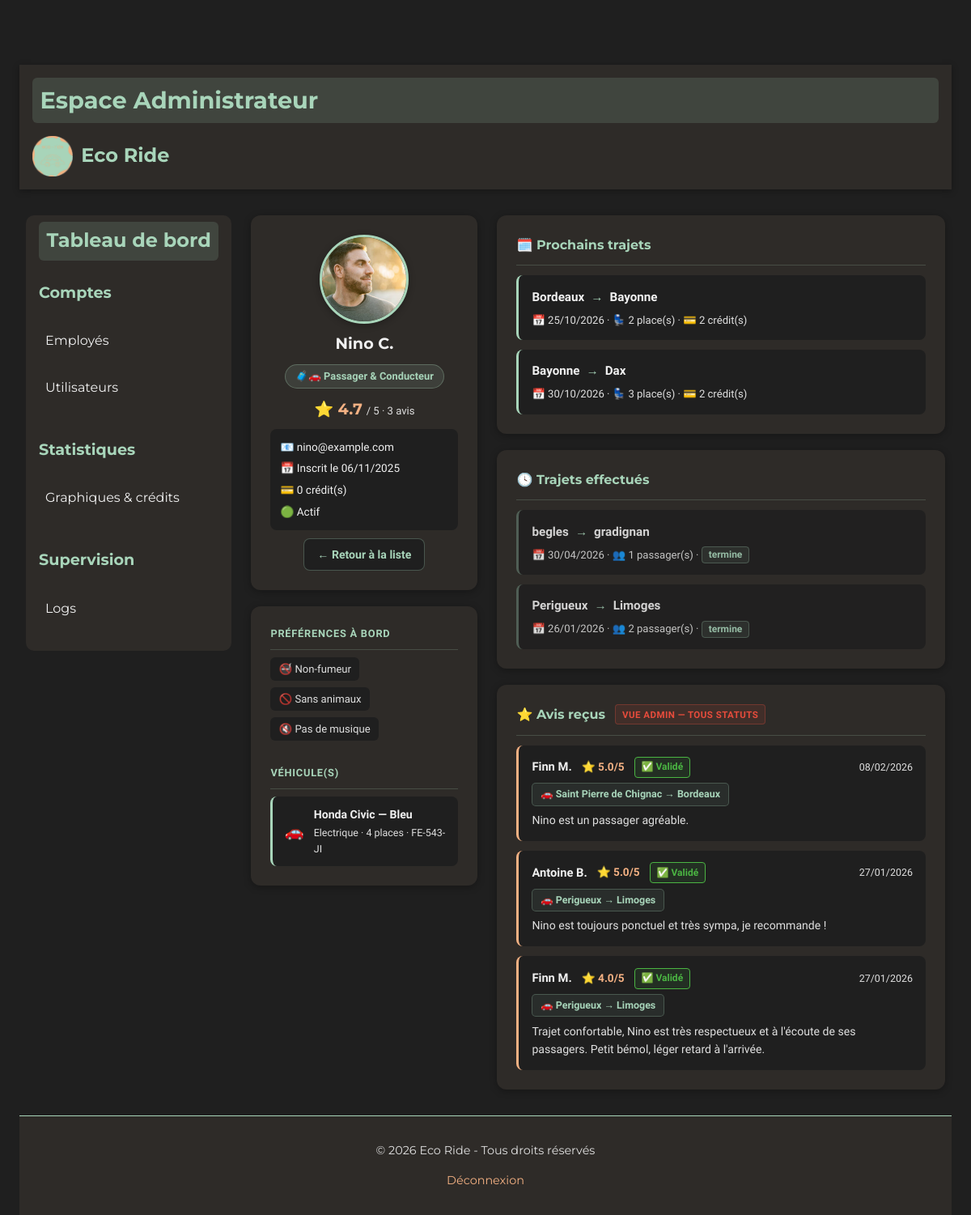
Page /PROJET/ADMIN/ADM-user-profil.php?id=1 (signed in) on the earlier database version.
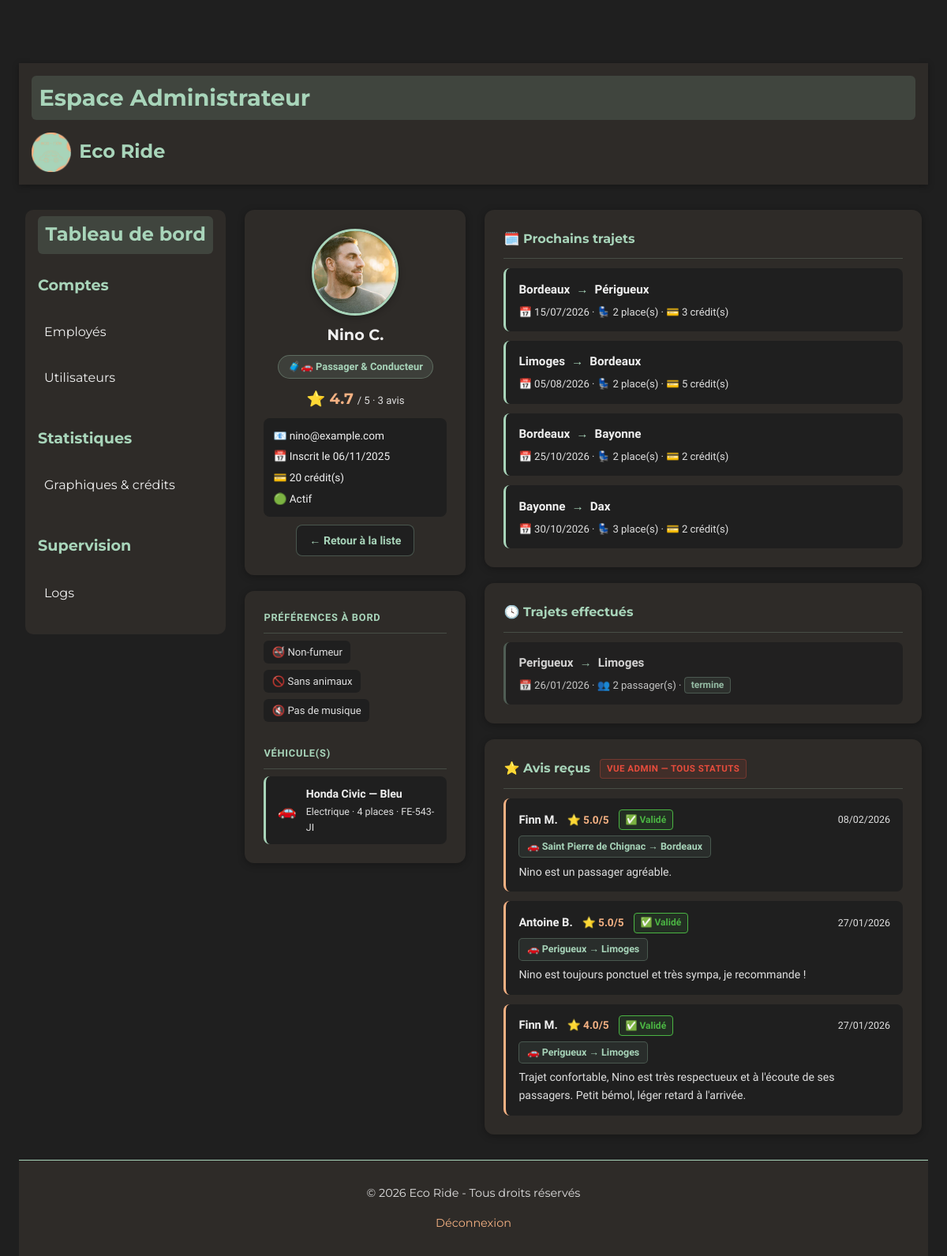
Same page on the later database version.
### tables this page shows
CREATE TABLE `utilisateurs` (
  `id` int(11) NOT NULL,
  `nom` varchar(100) NOT NULL,
  `prenom` varchar(100) NOT NULL,
  `email` varchar(150) DEFAULT NULL,
  `mot_de_passe` varchar(255) NOT NULL,
  `role` enum('passager','conducteur','passager-conducteur') NOT NULL,
  `date_naissance` date DEFAULT NULL,
  `bio` text DEFAULT NULL,
  `date_inscription` datetime DEFAULT current_timestamp(),
  `photo` varchar(255) DEFAULT 'default.jpg',
  `driver_completed` tinyint(1) DEFAULT 0,
  `profile_completed` tinyint(1) DEFAULT 0,
  `suspendu` tinyint(1) NOT NULL DEFAULT 0
);

CREATE TABLE `vehicules` (
  `vehicule_id` int(11) NOT NULL,
  `id_utilisateur` int(11) NOT NULL,
  `plaque` varchar(20) NOT NULL,
  `date_premiere_immat` date DEFAULT NULL,
  `marque` varchar(50) DEFAULT NULL,
  `modele` varchar(50) DEFAULT NULL,
  `couleur` varchar(50) DEFAULT NULL,
  `carburant` varchar(50) DEFAULT NULL,
  `places` int(11) DEFAULT 4,
  `animaux_acceptes` enum('oui','non') DEFAULT 'non',
  `fumeur` enum('oui','non') DEFAULT 'non',
  `musique` varchar(50) DEFAULT NULL
);

CREATE TABLE `trajets` (
  `id` int(11) NOT NULL,
  `id_conducteur` int(11) NOT NULL,
  `depart` varchar(255) NOT NULL,
  `arrivee` varchar(255) NOT NULL,
  `etapes` text DEFAULT NULL,
  `commentaire` text DEFAULT NULL,
  `date_depart` date NOT NULL,
  `heure_depart` time NOT NULL,
  `heure_arrivee` time DEFAULT NULL,
  `vehicule_id` int(11) DEFAULT NULL,
  `places_disponibles` int(11) DEFAULT 1,
  `prix` int(11) NOT NULL DEFAULT 2,
  `statut` enum('publie','complet','annule','termine','en_cours') DEFAULT 'publie'
);

CREATE TABLE `avis` (
  `id` int(11) NOT NULL,
  `id_trajet` int(11) NOT NULL,
  `id_auteur` int(11) NOT NULL,
  `id_destinataire` int(11) NOT NULL,
  `note` decimal(2,1) DEFAULT NULL,
  `commentaire` text DEFAULT NULL,
  `date_creation` datetime DEFAULT current_timestamp(),
  `statut` enum('en_attente','valide','refuse') NOT NULL DEFAULT 'en_attente'
);

CREATE TABLE `credits` (
  `id` int(11) NOT NULL,
  `id_utilisateur` int(11) NOT NULL,
  `solde` int(11) NOT NULL DEFAULT 20
);

### PROJET/ADMIN/ADM-user-profil.php (the view, shortened to what this page needs)
<?php
include('../PHP/connexion.php');
$id = (int)$_GET['id'];
$stmt = $bdd->prepare("SELECT * FROM utilisateurs WHERE id = ?");
$stmt->execute([$id]);
$user = $stmt->fetch(PDO::FETCH_ASSOC);
$stmt = $bdd->prepare("SELECT solde FROM credits WHERE id_utilisateur = ?");
$stmt->execute([$id]);
$credit = $stmt->fetch(PDO::FETCH_ASSOC);
$solde = $credit ? $credit['solde'] : 0;
$stmt_avis = $bdd->prepare("
    SELECT a.note, a.commentaire, a.date_creation, a.statut,
           u.prenom, u.nom,
           t.depart AS trajet_depart, t.arrivee AS trajet_arrivee
    FROM avis a
    JOIN utilisateurs u ON u.id = a.id_auteur
    LEFT JOIN trajets t ON t.id = a.id_trajet
    WHERE a.id_destinataire = ?
    ORDER BY a.date_creation DESC
");
$stmt_avis->execute([$id]);
$avis = $stmt_avis->fetchAll(PDO::FETCH_ASSOC);
$stmt_note = $bdd->prepare("SELECT AVG(note) as moyenne, COUNT(*) as total FROM avis WHERE id_destinataire = ? AND statut = 'valide'");
$stmt_note->execute([$id]);
$note_info = $stmt_note->fetch(PDO::FETCH_ASSOC);
$stmt_vehicules = $bdd->prepare("SELECT * FROM vehicules WHERE id_utilisateur = ?");
$stmt_vehicules->execute([$id]);
$vehicules = $stmt_vehicules->fetchAll(PDO::FETCH_ASSOC);
$stmt_trajets = $bdd->prepare("
    SELECT t.*, COUNT(tp.id_passager) as nb_passagers
    FROM trajets t
    LEFT JOIN trajets_passagers tp ON tp.id_trajet = t.id
    WHERE t.id_conducteur = ? AND t.statut = 'termine'
    GROUP BY t.id
    ORDER BY t.date_depart DESC
    LIMIT 5
");
$stmt_trajets->execute([$id]);
$trajets = $stmt_trajets->fetchAll(PDO::FETCH_ASSOC);
$stmt_avenir = $bdd->prepare("
    SELECT t.*
    FROM trajets t
    WHERE t.id_conducteur = ? AND t.statut IN ('publie', 'complet')
    AND t.date_depart >= CURDATE()
    ORDER BY t.date_depart ASC
    LIMIT 5
");
$stmt_avenir->execute([$id]);
$trajets_avenir = $stmt_avenir->fetchAll(PDO::FETCH_ASSOC);
$roles_labels = [
    'passager'            => '🧳 Passager',
    'conducteur'          => '🚗 Conducteur',
    'passager-conducteur' => '🧳🚗 Passager & Conducteur',
];
?>
<!DOCTYPE html>
<html lang="fr">
<head>
    <link rel="stylesheet" href="../CSS/style_global.css">
    <link rel="stylesheet" href="../CSS/CSS ADMIN/ADM-user-profil.css">
</head>
<body>
<?php include('../COMPONENTS/COMP-header-admin.php'); ?>
<main class="profil-main">
    <aside class="profil-aside">
        <div class="profil-card">
            <img src="/IMAGES/profiles/<?= htmlspecialchars($user['photo'] ?? 'default.jpg') ?>"
                 class="profil-avatar" alt="Photo de profil">
            <h2 class="profil-nom"><?= htmlspecialchars($user['prenom'] . ' ' . $user['nom']) ?></h2>
            <span class="profil-role-badge"><?= $roles_labels[$user['role']] ?? ucfirst($user['role']) ?></span>
            <?php if ($note_info['total'] > 0): ?>
            <div class="profil-note">
                <span class="profil-note-value">⭐ <?= number_format($note_info['moyenne'], 1) ?></span>
                <span class="profil-note-label">/ 5 · <?= $note_info['total'] ?> avis</span>
            </div>
            <?php else: ?>
            <p class="profil-note-empty">Aucun avis pour le moment</p>
            <?php endif; ?>
            <div class="profil-meta">
                <p>📧 <?= htmlspecialchars($user['email']) ?></p>
                <p>📅 Inscrit le <?= date('d/m/Y', strtotime($user['date_inscription'])) ?></p>
                <p>💳 <?= $solde ?> crédit(s)</p>
                <p><?= $user['suspendu'] ? '🔴 Suspendu' : '🟢 Actif' ?></p>
            </div>
            <a href="ADM-utilisateurs.php" class="profil-btn-edit">← Retour à la liste</a>
        </div>
        <?php if (!empty($vehicules)): $v = $vehicules[0]; ?>
        <div class="profil-card">
            <h3 class="profil-card-title">Préférences à bord</h3>
            <div class="profil-prefs">
                <span class="profil-pref-item"><?= $v['fumeur'] === 'oui' ? '🚬 Fumeur' : '🚭 Non-fumeur' ?></span>
                <span class="profil-pref-item"><?= $v['animaux_acceptes'] === 'oui' ? '🐾 Animaux OK' : '🚫 Sans animaux' ?></span>
                <?php if (!empty($v['musique']) && $v['musique'] !== 'none'): ?>
                <span class="profil-pref-item">🎵 <?= htmlspecialchars(ucfirst($v['musique'])) ?></span>
                <?php else: ?>
                <span class="profil-pref-item">🔇 Pas de musique</span>
                <?php endif; ?>
            </div>
            <h3 class="profil-card-title" style="margin-top:1.25rem;">Véhicule(s)</h3>
            <?php foreach ($vehicules as $v): ?>
            <div class="profil-vehicule">
                <span class="profil-vehicule-icon">🚗</span>
                <div>
                    <p class="profil-vehicule-nom"><?= htmlspecialchars($v['marque'] . ' ' . $v['modele']) ?> — <?= htmlspecialchars($v['couleur']) ?></p>
                    <p class="profil-vehicule-detail"><?= htmlspecialchars($v['carburant']) ?> · <?= $v['places'] ?> places · <?= htmlspecialchars($v['plaque']) ?></p>
                </div>
            </div>
            <?php endforeach; ?>
        </div>
        <?php endif; ?>
    </aside>
    <div class="profil-content">
        <?php if (!empty($trajets_avenir)): ?>
        <div class="profil-bloc">
            <h3 class="profil-bloc-title">🗓️ Prochains trajets</h3>
            <?php foreach ($trajets_avenir as $t): ?>
            <div class="profil-trajet-item">
                <div class="profil-trajet-route">
                    <span><?= htmlspecialchars($t['depart']) ?></span>
                    <span class="profil-trajet-arrow">→</span>
                    <span><?= htmlspecialchars($t['arrivee']) ?></span>
                </div>
                <div class="profil-trajet-meta">
                    📅 <?= date('d/m/Y', strtotime($t['date_depart'])) ?>
                    · 💺 <?= htmlspecialchars($t['places_disponibles']) ?> place(s)
                    · 💳 <?= (int)$t['prix'] ?> crédit(s)
                </div>
            </div>
            <?php endforeach; ?>
        </div>
        <?php endif; ?>
        <?php if (!empty($trajets)): ?>
        <div class="profil-bloc">
            <h3 class="profil-bloc-title">🕓 Trajets effectués</h3>
            <?php foreach ($trajets as $t): ?>
            <div class="profil-trajet-item profil-trajet-item--past">
                <div class="profil-trajet-route">
                    <span><?= htmlspecialchars($t['depart']) ?></span>
                    <span class="profil-trajet-arrow">→</span>
                    <span><?= htmlspecialchars($t['arrivee']) ?></span>
                </div>
                <div class="profil-trajet-meta">
                    📅 <?= date('d/m/Y', strtotime($t['date_depart'])) ?>
                    · 👥 <?= $t['nb_passagers'] ?> passager(s)
                    · <span class="statut-badge statut-<?= $t['statut'] ?>"><?= $t['statut'] ?></span>
                </div>
            </div>
            <?php endforeach; ?>
        </div>
        <?php endif; ?>
        <?php if (!empty($avis)): ?>
        <div class="profil-bloc">
            <h3 class="profil-bloc-title">⭐ Avis reçus <span class="admin-badge">vue admin — tous statuts</span></h3>
            <?php foreach ($avis as $a): ?>
            <div class="profil-avis-item">
                <div class="profil-avis-header">
                    <span class="profil-avis-auteur"><?= htmlspecialchars($a['prenom'] . ' ' . $a['nom']) ?></span>
                    <span class="profil-avis-note">⭐ <?= $a['note'] ?>/5</span>
                    <span class="avis-statut avis-statut--<?= $a['statut'] ?>">
                        <?= $a['statut'] === 'valide' ? '✅ Validé' : ($a['statut'] === 'refuse' ? '❌ Refusé' : '⏳ En attente') ?>
                    </span>
                    <span class="profil-avis-date"><?= date('d/m/Y', strtotime($a['date_creation'])) ?></span>
                </div>
                <?php if (!empty($a['trajet_depart']) && !empty($a['trajet_arrivee'])): ?>
                <span class="profil-avis-trajet">
                    🚗 <?= htmlspecialchars($a['trajet_depart']) ?> → <?= htmlspecialchars($a['trajet_arrivee']) ?>
                </span>
                <?php endif; ?>
                <?php if ($a['commentaire']): ?>
                <p class="profil-avis-texte"><?= htmlspecialchars($a['commentaire']) ?></p>
                <?php endif; ?>
            </div>
            <?php endforeach; ?>
        </div>
        <?php endif; ?>
    </div>
</main>
<?php include('../COMPONENTS/COMP-footer-adm-emp.php'); ?>
</body>
</html>

### PROJET/COMPONENTS/COMP-header-admin.php (shortened to what this page needs)
<header class="header-employe">
    <h1 class="espace-employe">Espace Administrateur</h1>
    <div class="header-bottom">
        <div class="logo">
            <a href="accueil.php" class="logo-link">
                <img src="../../IMAGES/logo.png" alt="Logo Eco Ride">
                <span class="logo-text">Eco Ride</span>
            </a>
        </div>
    </div>
</header>

### PROJET/COMPONENTS/COMP-footer-adm-emp.php
<footer class="footer-admin">
    <div class="footer-content">
        <p>&copy; <?= date('Y') ?> Eco Ride - Tous droits réservés</p>
        <p><a href="ADM-logout.php">Déconnexion</a></p>
    </div>
</footer>

### PROJET/CSS/style_global.css (style rules this page uses)
:root { --vert-doux: #a8d5ba; --orange-doux: #f4b183; --beige-fonce: #2e2b28; --gris-doux: #e0e0e0; --texte: #f0f0f0; --fond: #1f1f1f; --shadow: rgba(0, 0, 0, 0.3); }
html { scroll-behavior: smooth; overflow-x: hidden; }
* { box-sizing: border-box; }
body { font-family: 'Century Gothic', 'Montserrat', 'Quicksand', sans-serif; font-weight: 400; line-height: 1.6; background-color: var(--fond); color: var(--texte); margin: 0; padding: 80px 1.5rem 0 1.5rem; overflow-x: hidden; }
main { display: flex; gap: 2rem; padding: 2rem 0.5rem; align-items: flex-start; min-width: 0; }
img { max-width: 100%; height: auto; display: block; }
h1, h2, h3 { font-family: 'Montserrat', 'Century Gothic', sans-serif; color: var(--vert-doux); margin-top: 0; font-weight: 700; }
h1 { font-size: 2.5rem; margin-bottom: 0.75rem; }
h2 { font-size: 2rem; margin-bottom: 0.5rem; }
a { color: var(--orange-doux); text-decoration: none; transition: color 0.3s ease; }
footer { background-color: var(--beige-fonce); color: var(--gris-doux); text-align: center; padding: 1rem 2rem; font-size: 0.9rem; border-top: 1px solid var(--vert-doux); }
footer a { color: var(--orange-doux); text-decoration: none; margin: 0 0.5rem; }
a, button { transition: all 0.3s ease; }
.logo { max-height: 50px; overflow: hidden; display: flex; align-items: center; }
.logo-link { display: flex; align-items: center; text-decoration: none; color: var(--vert-doux); max-height: 50px; overflow: hidden; }
.logo-link img { height: auto; max-height: 50px; width: auto; max-width: 100px; object-fit: contain; margin-right: 10px; }
.logo-text { font-size: 1.5rem; font-weight: 700; font-family: 'Montserrat', 'Century Gothic', sans-serif; color: var(--vert-doux); }
.header-bottom { display: flex; justify-content: space-between; align-items: center; width: 100%; padding-right: 1.5rem; }
.header-employe { background-color: var(--beige-fonce); display: flex; flex-direction: column; justify-content: space-between; padding: 1rem; box-shadow: 0 2px 8px var(--shadow); position: sticky; top: 0; z-index: 100; gap: 1rem; font-family: 'Montserrat', sans-serif; }
.header-employe h1 { font-size: 1.8rem; color: var(--vert-doux); margin: 0; font-weight: 700; }
.menu-principal { background-color: var(--beige-fonce); border-radius: 10px; }
.menu-section { margin-bottom: 0; }
.menu-principal .menu-section { padding: 0.5rem 1rem; }
.menu-principal .dashboard-admin-title { font-size: 1.5rem; padding: 0.3rem 0.6rem; background-color: rgba(168, 213, 186, 0.15); border-radius: 6px; }
.menu-item-title { font-size: 1.2rem; margin-bottom: 0; color: var(--vert-doux); font-weight: 700; }
.menu-li { list-style: none; padding-left: 0; font-weight: 400; }
.menu-item { padding: 1em 0.5em; cursor: pointer; border-radius: 4px; transition: background-color 0.3s ease; font-weight: 400; }
.menu-item a { color: var(--texte); }
.espace-employe { font-weight: 500; font-size: 0.95rem; color: var(--vert-doux); padding: 0.3rem 0.6rem; background-color: rgba(168, 213, 186, 0.15); border-radius: 6px; margin: 0; }

Differences in the rows shown:
removed trajets: depart "begles", arrivee "gradignan", date_depart "30/04/2026", nb_passagers "1", statut "termine", shown under "🕓 Trajets effectués"
added credits: solde "20"
added trajets: depart "Bordeaux", arrivee "Périgueux", date_depart "15/07/2026", places_disponibles "2", prix "3", shown under "🗓️ Prochains trajets"
added trajets: depart "Limoges", arrivee "Bordeaux", date_depart "05/08/2026", places_disponibles "2", prix "5", shown under "🗓️ Prochains trajets"
Other differences:
$solde: "0" → (not shown)
